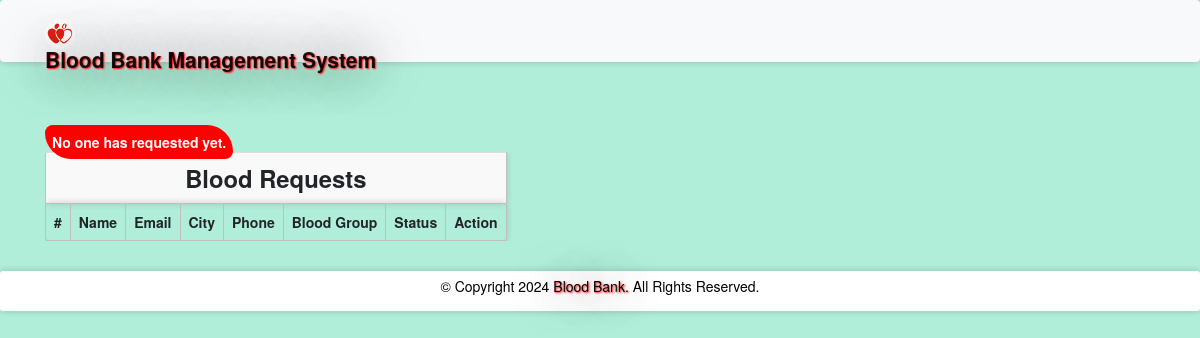
Before: /bloodrequest.php (signed in) with the older database file.
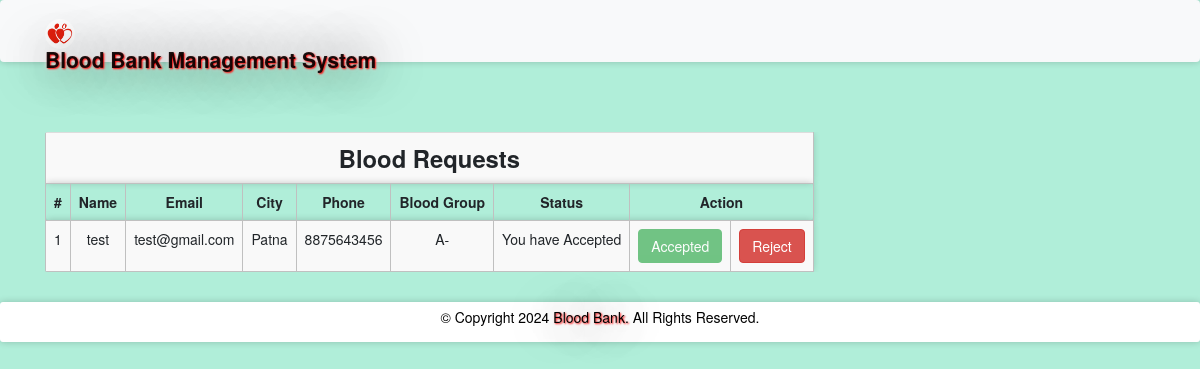
After: the same page with the newer database file.
### tables this page shows
CREATE TABLE `bloodrequest` (
  `reqid` int(11) NOT NULL,
  `hid` int(11) NOT NULL,
  `rid` int(11) NOT NULL,
  `bg` varchar(11) NOT NULL,
  `status` varchar(100) NOT NULL DEFAULT 'Pending'
);

CREATE TABLE `receivers` (
  `id` int(11) NOT NULL,
  `rname` varchar(100) NOT NULL,
  `remail` varchar(100) NOT NULL,
  `rpassword` varchar(100) NOT NULL,
  `rphone` varchar(100) NOT NULL,
  `rbg` varchar(10) NOT NULL,
  `rcity` varchar(100) NOT NULL
);

### message.php (called while the page is built, shortened)
<?php $counter=0; if(isset($_GET['msg'])) { ?>
	<div class="col-5 alert alert alert-success alert-dismissible fade show card" id="message">
		<button type="button" class="close" data-dismiss="alert" title="close">&times;</button><?php echo $_GET['msg'];?>
	</div>
<?php }?>

### bloodrequest.php (the view, shortened to what this page needs)
<?php
require 'file/connection.php';
  if(!isset($_SESSION['hid']))
  {
  header('location:login.php');
  }
  else {
    $hid = $_SESSION['hid'];
    $sql = "select bloodrequest.*, receivers.* from bloodrequest, receivers where hid='$hid' && bloodrequest.rid=receivers.id";
    $result = mysqli_query($conn, $sql);
?>
<!DOCTYPE html>
<html>
<?php require 'head.php'; ?>
<body>
	<?php require 'header.php'; ?>
	<div class="container cont">
		<?php require 'message.php'; ?>
	<table class="table table-responsive table-striped rounded mb-5">
		<tr><th colspan="9" class="title">Blood requests</th></tr>
		<tr>
			<th>#</th>
			<th>Name</th>
			<th>Email</th>
			<th>City</th>
			<th>Phone</th>
			<th>Blood Group</th>
			<th>Status</th>
			<th colspan="2">Action</th>
		</tr>
		    <div>
                <?php
                if ($result) {
                    $row =mysqli_num_rows( $result);
                    if ($row) {
                }else echo '<b style="color:white;background-color:red;padding:7px;border-radius: 15px 50px;">No one has requested yet. </b>';
            }
            ?>
            </div>
		<?php while($row = mysqli_fetch_array($result)) { ?>
		<tr>
			<td><?php echo ++$counter;?></td>
			<td><?php echo $row['rname'];?></td>
			<td><?php echo $row['remail'];?></td>
			<td><?php echo $row['rcity'];?></td>
			<td><?php echo $row['rphone'];?></td>
			<td><?php echo $row['bg'];?></td>
			<td><?php echo 'You have '.$row['status'];?></td>
			<td><?php if($row['status'] == 'Accepted'){ ?> <a href="" class="btn btn-success disabled">Accepted</a> <?php }
			else{ ?>
				<a href="file/accept.php?reqid=<?php echo $row['reqid'];?>" class="btn btn-success">Accept</a>
			<?php } ?>
			</td>
			<td><?php if($row['status'] == 'Rejected'){ ?> <a href="" class="btn btn-danger disabled">Rejected</a> <?php }
			else{ ?>
				<a href="file/reject.php?reqid=<?php echo $row['reqid'];?>" class="btn btn-danger">Reject</a>
			<?php } ?>
			</td>
		</tr>
		<?php } ?>
	</table>
</div>
    <?php require 'footer.php'; ?>
</body>
</html>
<?php } ?>

Changed rows visible on the page:
added bloodrequest: receivers.rname "test", receivers.remail "test@gmail.com", receivers.rcity "Patna", receivers.rphone "8875643456", bg "A-", status "Accepted"
Other visible differences:
text no longer shown: "No one has requested yet."
